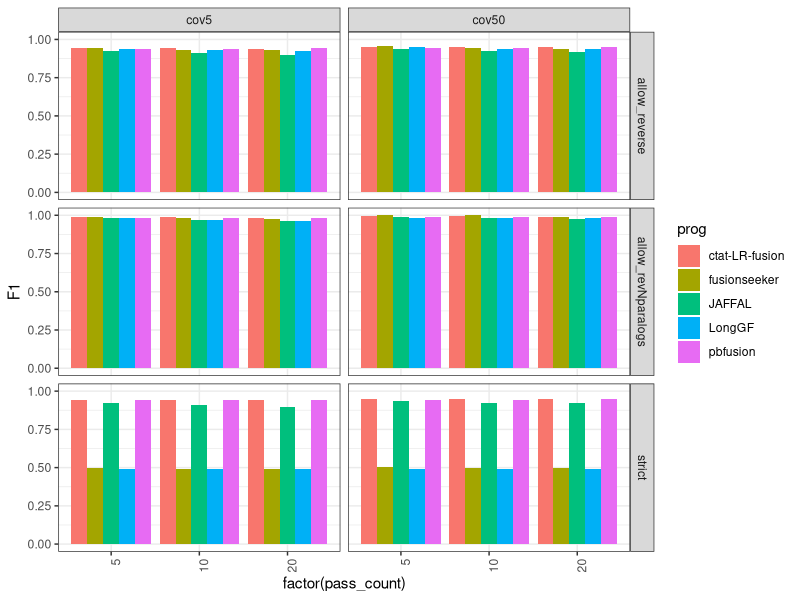
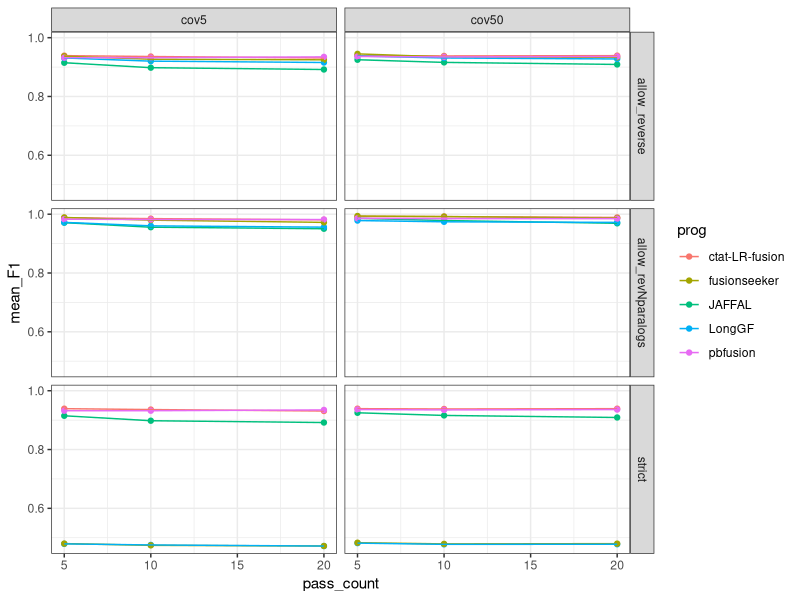
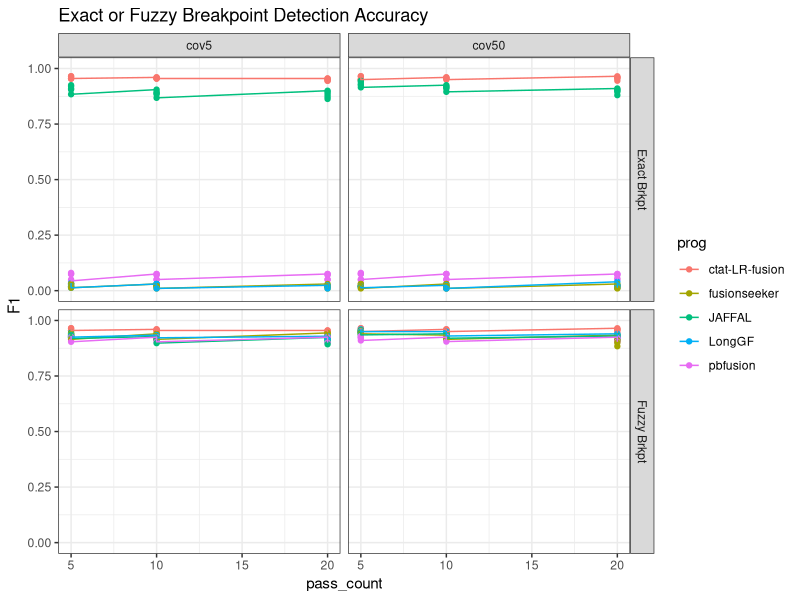
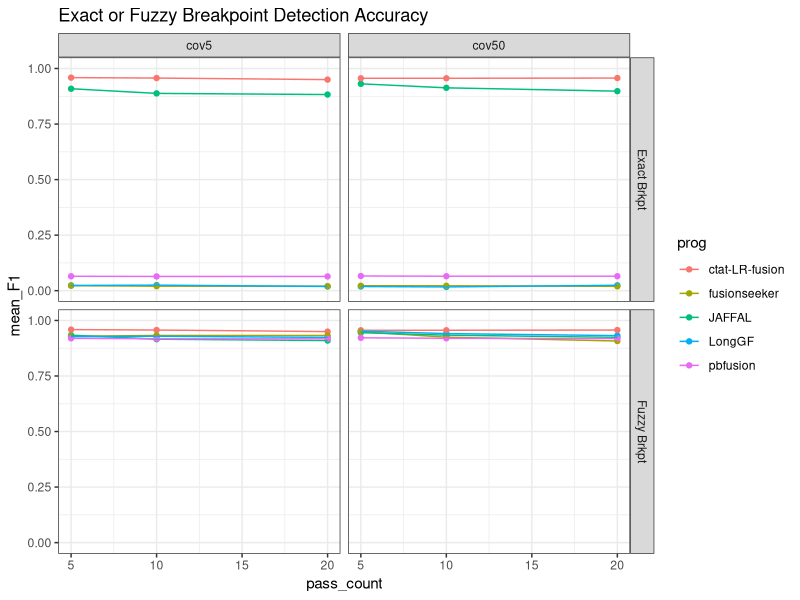
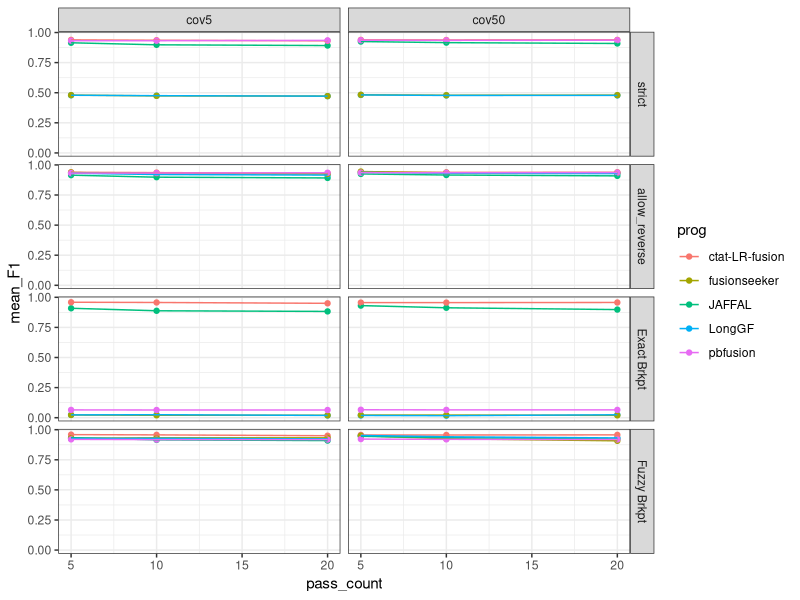
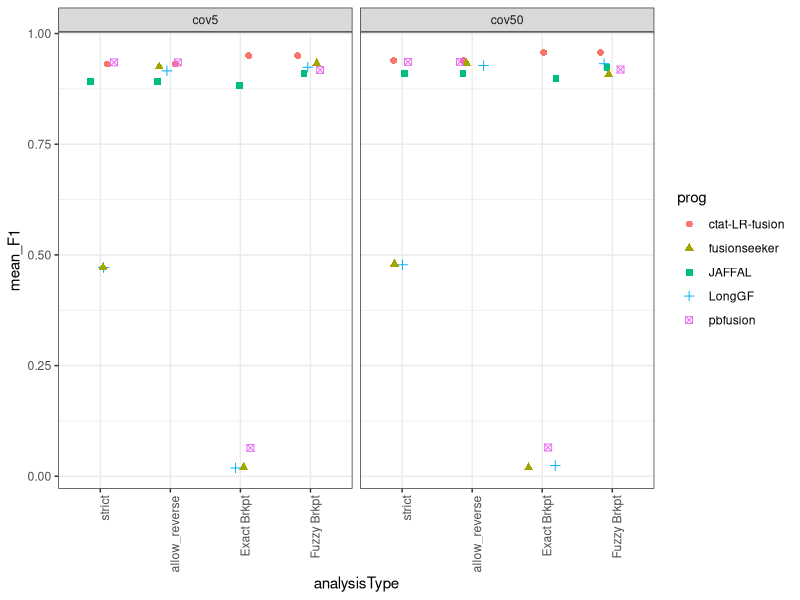
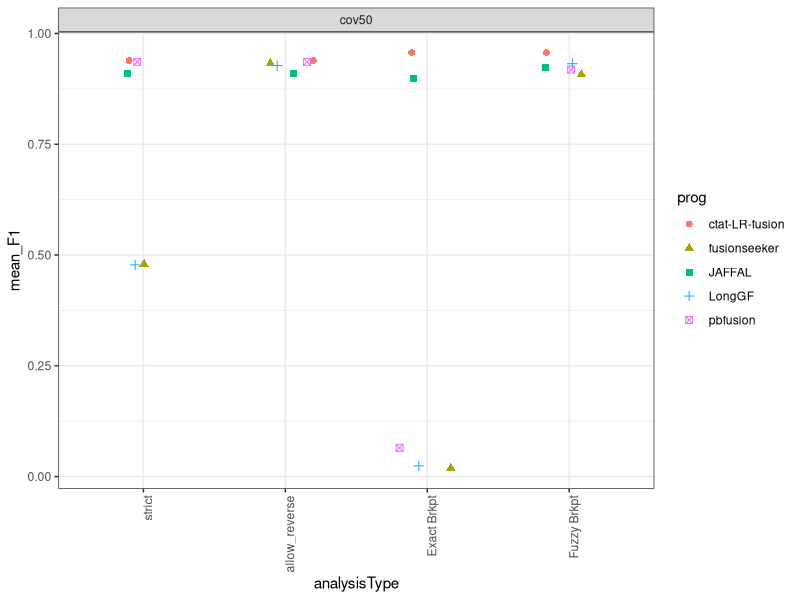
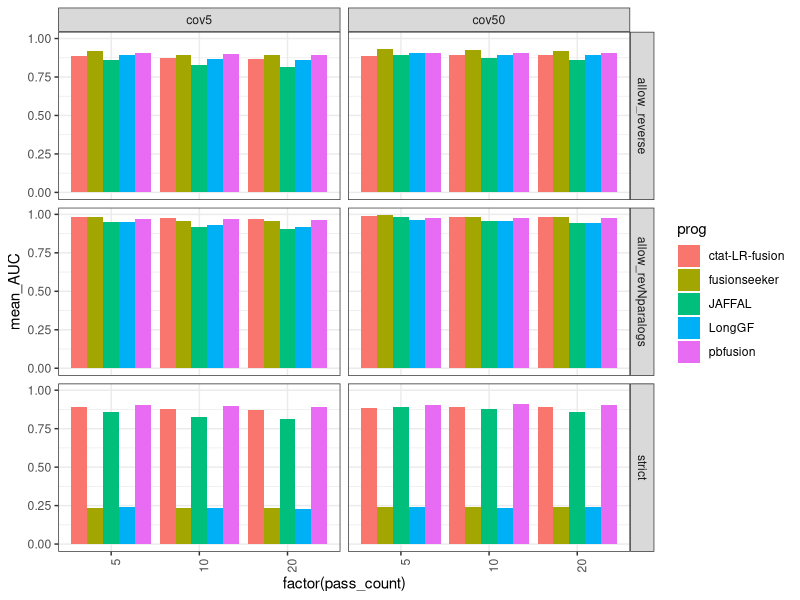

Recreate these plots in R, in order.
## ---- chunk 1
knitr::opts_chunk$set(echo = TRUE)
library(tidyverse)
## ---- chunk 2

max_F1_data = read.table("data/max_F1_summary.tsv", header=T, sep="\t") %>% 
 mutate(pass_count = as.numeric(str_replace(pass_count, "pass", ""))) 

## ---- chunk 3

# barplot

p_barplot = max_F1_data %>% ggplot(aes(x=factor(pass_count), y=F1)) +
        geom_bar(stat='identity', position='dodge', aes(fill=prog)) +
        theme_bw() + 
        facet_grid(vars(analysisType), vars(coverage_level)) + 
    theme(axis.text.x = element_text(angle = 90, hjust = 1)) 

p_barplot

## ---- chunk 4


mean_samples_F1 = max_F1_data %>% 
    group_by(rep_num, coverage_level, pass_count, prog, analysisType) %>%
    summarize(mean_F1 = mean(F1))


mean_samples_F1 %>%
        #filter(analysisType %in% c('strict', 'allow_reverse')) %>%
        ggplot() +
        theme_bw() +
        geom_point(aes(x=pass_count, y=mean_F1, color=prog)) +
        geom_line(aes(x=pass_count, y=mean_F1, group=prog, color=prog)) +
        facet_grid(vars(analysisType), vars(coverage_level))


## ---- chunk 5
breakpoint_data = read.table("data/breakpoint_maxF1_data.tsv", sep="\t", header=T) %>%
    mutate(pass_count = as.numeric(str_replace(pass_count, "pass", "")))


breakpoint_data$coverage_level = factor(breakpoint_data$coverage_level, levels=c('cov5', 'cov50'))

brkpt_accuracy_plot = breakpoint_data %>% ggplot() + theme_bw() +
        geom_point(aes(x=pass_count, y=F1, color=prog)) +
        geom_line(aes(x=pass_count, y=F1, group=prog, color=prog)) +
        facet_grid(vars(analysisType), vars(coverage_level)) +
        ggtitle("Exact or Fuzzy Breakpoint Detection Accuracy") +
        ylim(0,1)



brkpt_accuracy_plot 

## ---- chunk 6

breakpoint_mean_F1_stats = breakpoint_data %>% group_by(coverage_level, pass_count, analysisType, prog) %>% 
    summarize(mean_F1 = mean(F1, na.rm=T))


breakpoint_mean_F1_stats %>% ggplot() + theme_bw() + 
        geom_point(aes(x=pass_count, y=mean_F1, color=prog)) +
        geom_line(aes(x=pass_count, y=mean_F1, group=prog, color=prog)) +
        facet_grid(vars(analysisType), vars(coverage_level)) +
        ggtitle("Exact or Fuzzy Breakpoint Detection Accuracy") +
        ylim(0,1) 


## ---- chunk 7

combined_results = bind_rows(mean_samples_F1,
                             breakpoint_mean_F1_stats)

combined_results %>% head()



## ---- chunk 8

combined_results %>%
        filter(analysisType != "allow_revNparalogs") %>%
        ggplot() + theme_bw() +
        geom_point(aes(x=pass_count, y=mean_F1, color=prog)) +
        geom_line(aes(x=pass_count, y=mean_F1, group=prog, color=prog)) +
        facet_grid(vars(factor(analysisType, levels=c('strict', 'allow_reverse', 'Exact Brkpt', 'Fuzzy Brkpt'))), vars(coverage_level))

## ---- chunk 9

combined_results %>%
        filter(analysisType != "allow_revNparalogs") %>%
        mutate(pass_count = as.numeric(str_replace(pass_count, "pass", ""))) %>%
        filter(pass_count == 20) %>%
        mutate(analysisType = factor(analysisType, 
                            levels=c('strict', 'allow_reverse', 'Exact Brkpt', 'Fuzzy Brkpt') )) %>%
    ggplot() + theme_bw() +
    geom_jitter(aes(x=analysisType, y=mean_F1, color=prog, shape=prog), width=0.2, height=0, size=rel(2)) +

    facet_wrap(~coverage_level) +
     theme(axis.text.x = element_text(angle = 90, hjust = 1)) 
    

## ---- chunk 10

# just cov50

combined_results %>%
        filter(coverage_level == 'cov50') %>%
        filter(analysisType != "allow_revNparalogs") %>%
        mutate(pass_count = as.numeric(str_replace(pass_count, "pass", ""))) %>%
        filter(pass_count == 20) %>%
        mutate(analysisType = factor(analysisType, 
                            levels=c('strict', 'allow_reverse', 'Exact Brkpt', 'Fuzzy Brkpt') )) %>%
    ggplot() + theme_bw() +
    geom_jitter(aes(x=analysisType, y=mean_F1, color=prog, shape=prog), width=0.2, height=0, size=rel(2)) +

    facet_wrap(~coverage_level) +
     theme(axis.text.x = element_text(angle = 90, hjust = 1)) 
    
    

## ---- chunk 11

write.table(combined_results %>%
        #filter(coverage_level == 'cov50') %>%
        filter(analysisType != "allow_revNparalogs") %>%
        mutate(pass_count = as.numeric(str_replace(pass_count, "pass", ""))) %>%
        filter(pass_count == 20) %>%
        mutate(analysisType = factor(analysisType, 
                            levels=c('strict', 'allow_reverse', 'Exact Brkpt', 'Fuzzy Brkpt') )),
    
    file="PacBio_sim.mean_F1.combined_results.tsv", sep="\t", quote=F, row.names=F)


## ---- chunk 12

mean_AUC_data = read.table("data/mean_PR_AUC_summary.tsv", header=T, sep="\t") %>% 
 mutate(pass_count = as.numeric(str_replace(pass_count, "pass", ""))) 

## ---- chunk 13

# barplot

p_barplot = mean_AUC_data %>% ggplot(aes(x=factor(pass_count), y=mean_AUC)) +
        geom_bar(stat='identity', position='dodge', aes(fill=prog)) +
        theme_bw() + 
        facet_grid(vars(analysisType), vars(coverage_level)) + 
    theme(axis.text.x = element_text(angle = 90, hjust = 1)) 

p_barplot

## ---- chunk 14




mean_AUC_data %>%
        #filter(analysisType %in% c('strict', 'allow_reverse')) %>%
        ggplot() +
        theme_bw() +
        geom_point(aes(x=pass_count, y=mean_AUC, color=prog)) +
        geom_line(aes(x=pass_count, y=mean_AUC, group=prog, color=prog)) +
        facet_grid(vars(analysisType), vars(coverage_level))


## ---- chunk 15
breakpoint_AUC_data = read.table("data/breakpoint_all_mean_PR_AUC_data.tsv", sep="\t", header=T) %>%
    mutate(pass_count = as.numeric(str_replace(pass_count, "pass", ""))) 


breakpoint_AUC_data$coverage_level = factor(breakpoint_AUC_data$coverage_level, levels=c('cov5', 'cov50'))

brkpt_AUC_accuracy_plot = breakpoint_AUC_data %>% ggplot() + theme_bw() +
        geom_point(aes(x=pass_count, y=mean_AUC, color=prog)) +
        geom_line(aes(x=pass_count, y=mean_AUC, group=prog, color=prog)) +
        facet_grid(vars(analysisType), vars(coverage_level)) +
        ggtitle("Exact or Fuzzy Breakpoint Detection Accuracy") +
        ylim(0,1)



brkpt_AUC_accuracy_plot 

## ---- chunk 16

combined_AUC_results = bind_rows(mean_AUC_data,
                             breakpoint_AUC_data)

combined_AUC_results %>% head()



## ---- chunk 17

combined_AUC_results %>%
        filter(! analysisType %in% c("strict_allow_paralogs", "allow_revNparalogs") ) %>%
        ggplot() + theme_bw() +
        geom_point(aes(x=pass_count, y=mean_AUC, color=prog)) +
        geom_line(aes(x=pass_count, y=mean_AUC, group=prog, color=prog)) +
        facet_grid(vars(factor(analysisType, levels=c('strict', 'allow_reverse', 'Exact Brkpt', 'Fuzzy Brkpt'))), vars(coverage_level))

## ---- chunk 18

combined_AUC_results %>%
        filter(! analysisType %in% c("strict_allow_paralogs", "allow_revNparalogs") ) %>%
        mutate(pass_count = as.numeric(str_replace(pass_count, "pass", ""))) %>%
        filter(pass_count == 20) %>%
        mutate(analysisType = factor(analysisType, 
                            levels=c('strict', 'allow_reverse', 'Exact Brkpt', 'Fuzzy Brkpt') )) %>%
    ggplot() + theme_bw() +
    geom_jitter(aes(x=analysisType, y=mean_AUC, color=prog, shape=prog), width=0.2, height=0, size=rel(2)) +

    facet_wrap(~coverage_level) +
     theme(axis.text.x = element_text(angle = 90, hjust = 1)) 
    

## ---- chunk 19
# just cov5
combined_AUC_results %>%
        filter(coverage_level == "cov5") %>%
        filter(! analysisType %in% c("strict_allow_paralogs", "allow_revNparalogs") ) %>%
        mutate(pass_count = as.numeric(str_replace(pass_count, "pass", ""))) %>%
        filter(pass_count == 20) %>%
        mutate(analysisType = factor(analysisType, 
                            levels=c('strict', 'allow_reverse', 'Exact Brkpt', 'Fuzzy Brkpt') )) %>%
    ggplot() + theme_bw() +
    geom_jitter(aes(x=analysisType, y=mean_AUC, color=prog, shape=prog), width=0.2, height=0, size=rel(2)) +

    facet_wrap(~coverage_level) +
     theme(axis.text.x = element_text(angle = 90, hjust = 1)) 
    

